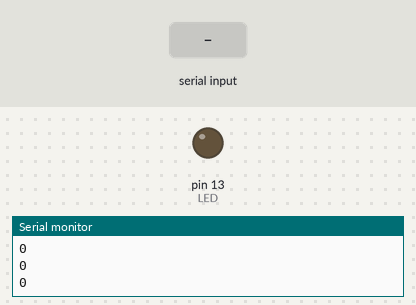
A sketch run on a simulated Arduino Uno, built with avr-gcc and run on an emulated ATmega328P. Shown: output pins drawn as LEDs (lit = HIGH), the last lines printed to the serial monitor. Inputs (shaded band) come from the test bench.

Above: at 1.2 s.
1.3 s: "N" received over Serial
At 2.5 s:
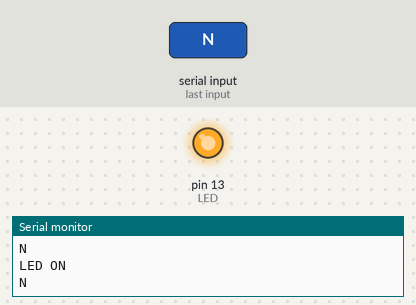
3.0 s: "F" received over Serial
At 4.1 s:
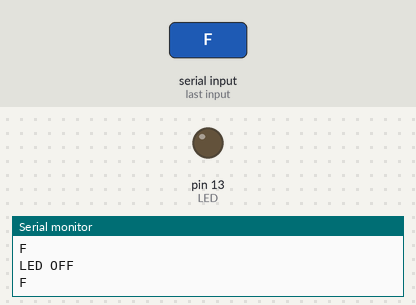
Timing chart, 0 to 6.0 s (numbered marks = the images above; inputs shaded):
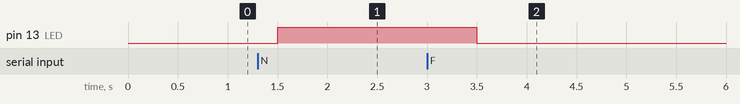

The sketch:

Bluetooth_Arduino_Motor_Code.ino
```cpp
#include <SoftwareSerial.h>
SoftwareSerial Blue(0,1);


char data = '0';
int LED = 13; // Led connected
char M1_OPEN = 'a';
char M1_CLOSE = 'b';
char M2_UP = 'c';
char M2_DOWN = 'd';
char M3_UP = 'e';
char M3_DOWN = 'f';
char M4_UP = 'g';
char M4_DOWN = 'h';
char M5_LEFT = 'i';
char M5_RIGHT = 'j';


void setup()
{
  pinMode(LED, OUTPUT);
  digitalWrite(LED, LOW);
  Serial.begin(9600);
  Serial.println("START");
}

void loop()
{

   if(Serial.available()>0)
      {
        data = Serial.read();
      }

      if (data == 'N')
      {
        digitalWrite(LED,HIGH);
        Serial.println("LED ON ");
       }

       if( data == 'F')
       {
        digitalWrite(LED,LOW);
        Serial.println("LED OFF");
       }
       if (data == M1_OPEN){
          Serial.println("Motor 1 open");
          }
       else if (data == M1_CLOSE){
          Serial.println("Motor 1 close");
          }
       else if (data == M2_UP){
          Serial.println("Motor 2 up");
          }
       else if (data == M2_DOWN){
          Serial.println("Motor 2 down");
          }
       else if (data == M3_UP){
          Serial.println("Motor 3 up");
          }
       else if (data == M3_DOWN){
          Serial.println("Motor 3 down");
          }
       else if (data == M4_UP){
          Serial.println("Motor 4 up");
          }
       else if (data == M4_DOWN){
          Serial.println("Motor 4 down");
          }
       else if (data == M5_LEFT){
        Serial.println("Motor 5 left");
        }
        else if (data == 'j'){
        Serial.println("Motor 5 right");
        }
      else Serial.println(data);
      //data = '0';
      delay(500);
 }
```

Measured:
- after the input at 1.3 s, pin 13 (LED): LOW → HIGH after 0.20 s
- after the input at 3.0 s, pin 13 (LED): HIGH → LOW after 0.50 s
